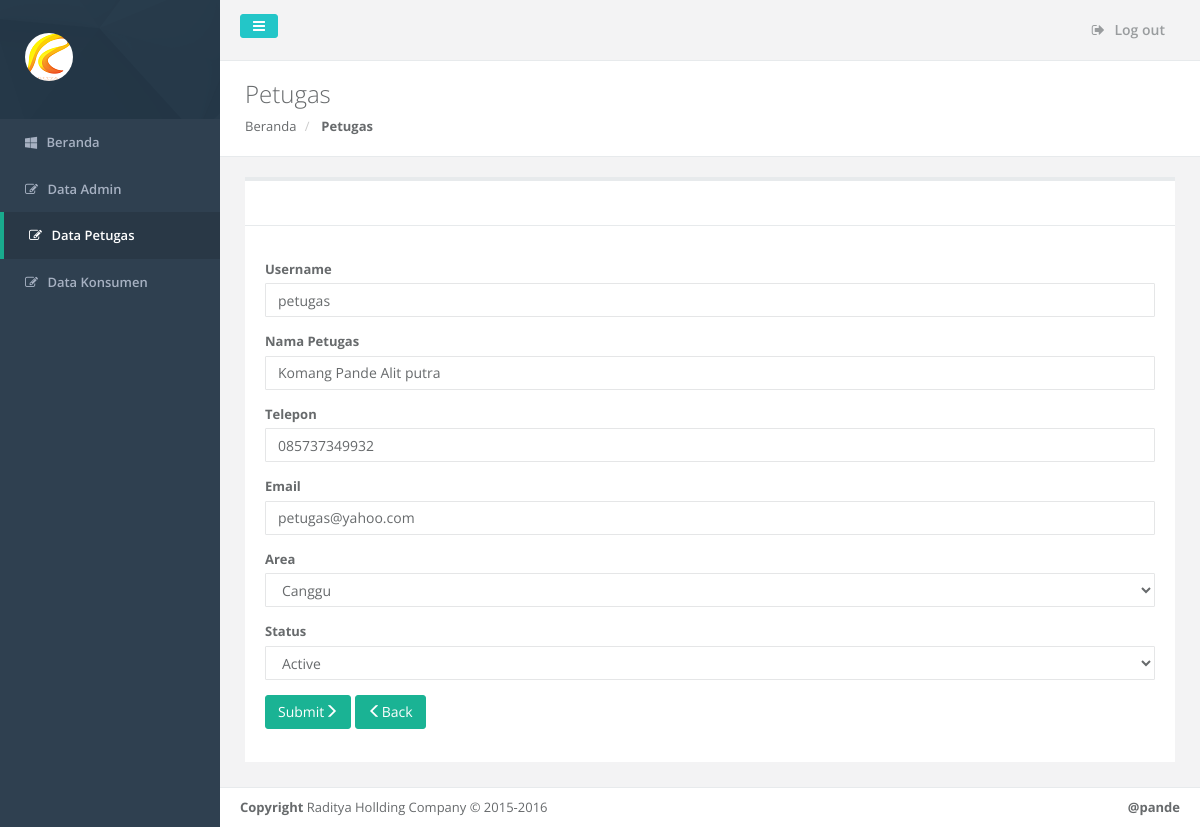
Page /admin/editdt_petugas.php?id=13 on the committed database.
### tables this page shows
CREATE TABLE IF NOT EXISTS `users` (
  `id` int(11) NOT NULL AUTO_INCREMENT,
  `username` varchar(30) NOT NULL,
  `password` varchar(225) NOT NULL,
  `email` varchar(50) NOT NULL,
  `token` varchar(225) DEFAULT NULL,
  `type` smallint(6) NOT NULL,
  `status` smallint(6) NOT NULL,
  `create_at` timestamp NOT NULL DEFAULT CURRENT_TIMESTAMP,
  `last_visit` timestamp NOT NULL DEFAULT '0000-00-00 00:00:00',
  PRIMARY KEY (`id`)
);

CREATE TABLE IF NOT EXISTS `petugas` (
  `id` int(11) NOT NULL AUTO_INCREMENT,
  `id_user` int(11) NOT NULL,
  `nama_petugas` varchar(100) NOT NULL,
  `telepon` varchar(12) NOT NULL,
  `status` int(11) DEFAULT NULL,
  `area` varchar(50) NOT NULL,
  PRIMARY KEY (`id`)
);

### admin/editdt_petugas.php (the view, shortened to what this page needs)
<?php include_once('layouts/header.php') ?>
        <div class="row wrapper border-bottom white-bg page-heading">
			<div class="col-lg-10">
				<h2>Petugas</h2>
				<ol class="breadcrumb">
					<li>
						<a href="index.php">Beranda</a>
					</li>
					<li class="active">
						<strong>Petugas</strong>
					</li>
				</ol>
			</div>
				<div class="col-lg-2">
				</div>
		</div>
		<div class="row">
            <div class="col-lg-12">
                <div class="wrapper wrapper-content animated fadeInUp">
                    <div class="ibox">
                        <div class="ibox-title">
                        </div>
                            <div class="ibox-content">
								<div class="project-list">
								<?php
                                $id = $_GET['id'];
										?>
										<?php
                                if(isset($id)){
                                    $result = $mysqli->query("select * from users where id='$id' ");
                                    $row = $result->fetch_assoc();
                                    $result = $mysqli->query("select * from petugas where id_user='$id'");
                                    $petugas = $result->fetch_assoc();
                                }
								?>
								<br/>
								 <form method="post">
								  <div class="form-group">
									<label for="user">Username</label>
									<input type="text" class="form-control" id="user"  name="user" value="<?php echo $row['username']?>" required>
								  </div>
                                 <div class="form-group">
                                     <label for="user">Nama Petugas</label>
                                     <input type="text" class="form-control" id="nama_petugas"  name="nama_petugas" value="<?php echo $petugas['nama_petugas']?>" placeholder="Nama Petugas" required>
                                 </div>
                                 <div class="form-group">
                                     <label for="user">Telepon</label>
                                     <input type="text" class="form-control" id="telepon"  name="telepon" value="<?php echo $petugas['telepon']?>" placeholder="Telepon" required>
                                 </div>
								  <div class="form-group">
									<label for="em">Email</label>
									<input type="text" class="form-control" id="em"  name="em" value="<?php echo $row['email']?>" required>
								  </div>
                                 <div class="form-group">
                                     <label for="area">Area</label>
                                     <select name="area" id="area" class="form-control" required>
                                         <option value="Canggu" <?= $petugas['area']=='Canggu' ? 'selected' : '' ?>>Canggu</option>
                                     </select>
                                 </div>
								  <div class="form-group">
									<label for="sts">Status</label>
                                      <select name="sts" id="sts" class="form-control" required>
                                          <option value="10" <?= $row['status']=='10' ? 'selected' : '' ?> >Active</option>
                                      </select>
								  </div>
								  <button type="submit" class="btn btn-primary"  name="submit">Submit<span class="glyphicon glyphicon-menu-right" ></span></button>
								  <a href="petugas.php" class="btn btn-primary"><span class="glyphicon glyphicon-menu-left" aria-hidden="true"></span>Back</a>
								</form>
                                </div>
                            </div>
                    </div>
                </div>
            </div>
		</div>
<?php include_once('layouts/footer.php'); ?>

### rows in the picture
users: user "petugas", em "petugas@yahoo.com", sts "Active"
petugas: nama_petugas "Komang Pande Alit putra", telepon "085737349932", area "Canggu"
